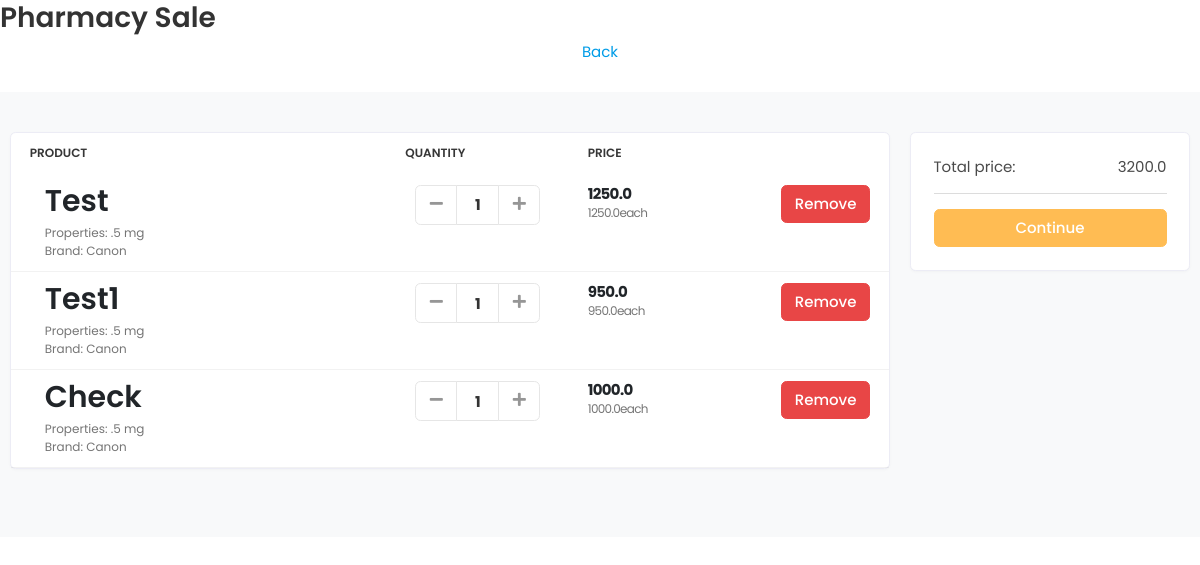
Page /app/cart/diya/ (signed in) on the committed database.
### doctor/models.py (models this page shows, shortened)
class CartItem(models.Model):
    customer = models.ForeignKey(Customer, on_delete=models.CASCADE, blank=True, null=True)
    product = models.ForeignKey(Stock, on_delete=models.CASCADE, blank=True, null=True)
    quantity = models.IntegerField(default=0, blank=True, null=True)
    is_active = models.BooleanField(default=True)
    def sub_total(self):
        return self.product.price * self.quantity

class Stock(models.Model):
    item_name = models.CharField(max_length=200, unique=True, blank=True, null=True,)
    slug = models.SlugField(max_length=200, blank=True, null=True, unique=True)
    description = models.CharField(max_length=500, blank=True)
    category = models.ForeignKey(Category, blank=True, null=True, on_delete=models.CASCADE)
    price = models.FloatField(blank=True, null=True, validators=[MinValueValidator(0.0)])
    stock = models.PositiveIntegerField(default=0)
    is_available = models.BooleanField(default=True)
    created = models.DateTimeField(auto_now_add=True, auto_now=False)
    last_updated = models.DateTimeField(auto_now_add=False, auto_now=True)

### doctor/views.py (the view)
# urls.py: path("cart/<slug:slug>/", views.cart, name="cart"),
@login_required
def cart(request, slug, total=0, quantity=0, cart_item=None):
    customer = Customer.objects.get(slug=slug)
    products = customer.products.all()
    for product in products:
        cart_items = CartItem.objects.get(customer=customer, product=product, is_active=True)
        cart_id = cart_items.id
        try:
            cart_item = CartItem.objects.get(id=cart_id)
            total += (cart_item.product.price * cart_item.quantity)
            quantity += cart_item.quantity
        except CartItem.DoesNotExist:
                total = quantity = cart_items = None
    entire_cart = CartItem.objects.filter(customer=customer)
    context = {
        'total': total,
        'quantity': quantity,
        'entire_cart': entire_cart,
        'products': products,
        'customer': customer,
    }
    return render(request , "pharmaceuticals/cart.html", context)

### templates/pharmaceuticals/cart.html
{% extends 'pharmaceuticals/base.html' %}
{% block content %}
<div class="page-header">
    <div class="row align-items-center">
    <div class="col">
    <h3 class="page-title">Pharmacy Sale</h3>
    <div class="text-center dont-have"><a href="{% url 'Pharmacyindex' %}">Back</a></div>
    </div>
    </div>
    </div>
<section class="section-content padding-y bg">
    <div class="container">
    {% if not entire_cart %}
        <h2 class="text-center">Cart is empyt</h2><br>
        <div class="text-center">
            <a href="{% url 'stock_sale' %}" class="btn btn-primary">Contine Purchase</a>
        </div>
    {% else %}
    <div class="row">
        <aside class="col-lg-9">
    <div class="card">
    <table class="table table-borderless table-shopping-cart">
    <thead class="text-muted">
    <tr class="small text-uppercase">
      <th scope="col">Product</th>
      <th scope="col" width="120">Quantity</th>
      <th scope="col" width="120">Price</th>
      <th scope="col" class="text-right" width="200"> </th>
    </tr>
    </thead>
    <tbody>
    {% for items in entire_cart %}
    <tr>
        <td>
            <figure class="itemside align-items-center">
                <figcaption class="info">
                    <a href="#" class="title text-dark">{{ items.product.item_name }}</a>
                    <p class="text-muted small">Properties: .5 mg <br> Brand: Canon</p>
                </figcaption>
            </figure>
        </td>
        <td>
                        <div class="col">
                            <div class="input-group input-spinner">
                                <div class="input-group-prepend">
                                    <a href="{% url 'remove_cart' items.customer.slug items.product.id %}" class="btn btn-light" type="button" id="button-plus"> <i class="fa fa-minus"></i> </a>
                                </div>
                                <input type="text" class="form-control"  value="{{ items.quantity }}">
                                <div class="input-group-append">
                                <a href="{% url 'cart_quantity' items.customer.slug items.product.id %}" class="btn btn-light" type="button" id="button-minus"> <i class="fa fa-plus"></i> </a>
                                </div>
                            </div>
                        </div>
        </td>
        <td>
            <div class="price-wrap">
                <var class="price">{{ items.sub_total }}</var>
                <small class="text-muted"> {{ items.product.price }}each </small>
            </div>
        </td>
        <td class="text-right">
        <a href="{% url 'delete_cart' items.customer.slug items.product.id %}" class="btn btn-danger"> Remove</a>
        </td>
    </tr>
    {% endfor %}
    </tbody>
    </table>
    </div>
        </aside>
        <aside class="col-lg-3">
            <div class="card">
            <div class="card-body">
                <dl class="dlist-align">
                  <dt>Total price:</dt>
                  <dd class="text-right">{{ total }}</dd>
                </dl>
                <hr>
                <a href="{% url 'checkout' customer.slug %}" class="btn btn-primary btn-block"> Continue </a>
            </div>
            </div>
    </aside>
    </div>
    {% endif %}
    </div>
    </section>
{% endblock %}

### templates/pharmaceuticals/base.html (shortened to what this page needs)
{% load compress static %}
<!DOCTYPE html>
<html lang="en">
<head>
<link rel="stylesheet" href="https://cdnjs.cloudflare.com/ajax/libs/font-awesome/6.2.1/css/all.min.css" />
<link href="https://cdn.jsdelivr.net/npm/select2@4.1.0-rc.0/dist/css/select2.min.css" rel="stylesheet" />
<link rel="stylesheet" href="https://cdn.jsdelivr.net/npm/bulma@0.9.4/css/bulma.min.css">
{% compress css %}
    <link rel="stylesheet" href="{% static 'prescol/plugins/bootstrap/css/bootstrap.min.css' %}">
    <link href="{% static 'cart/css/bootstrap.css' %}" rel="stylesheet" type="text/css"/>
    <link href="{% static 'cart/css/ui.css' %}" rel="stylesheet" type="text/css"/>
    <link href="{% static 'cart/css/responsive.css' %}" rel="stylesheet" media="only screen and (max-width: 1200px)" />
    <link rel="stylesheet" href="{% static 'prescol/plugins/fontawesome/css/fontawesome.min.css' %}">
    <link rel="stylesheet" href="{% static 'prescol/plugins/fontawesome/css/all.min.css' %}">
    <link rel="stylesheet" href="{% static 'prescol/css/style.css' %}">
{% endcompress %}
</head>
<body>
{% block content %}
{% endblock %}
</body>
</html>

### static/cart/css/ui.css (style rules this page uses)
html { font-family: "Inter", sans-serif; font-size: 15px; }
.price-wrap { letter-spacing: -0.7px; }
.padding-y { padding-top: 40px; padding-bottom: 40px; }
var { font-style: normal; }
figure { margin-bottom: 0; }
.bg { background-color: #f8f9fa; }
p:last-child { margin-bottom: 0; }
.btn-light { background-color: #fff; border-color: #e4e4e4; }
.btn-light i { color: #969696; }
.itemside { position: relative; display: flex; width: 100%; }
.itemside .info { padding-left: 15px; padding-right: 7px; }
.itemside p { margin-bottom: 0; }
.itemside .title { display: block; margin-bottom: 5px; color: #212529; }
[class*=dlist-] { margin-bottom: 5px; }
[class*=dlist-] dd { margin-bottom: 0; }
.dlist-align { display: flex; }
.dlist-align dt { width: 150px; word-wrap: break-word; font-weight: normal; }
.dlist-align dd { flex-grow: 1; }
.price { font-weight: 600; color: #212529; }
.input-spinner { width: 125px; flex-wrap: nowrap; display: inline-flex; vertical-align: middle; }
.input-spinner input.form-control { text-align: center; max-width: 46px; font-weight: bold; flex-basis: 46px; border-color: #e4e4e4; flex-grow: 0; }
.input-spinner .btn { width: 42px; text-align: center; padding-left: 0.5rem; padding-right: 0.5rem; }
.table-shopping-cart.table td, .table-shopping-cart.table th { padding-left: 1.25rem; padding-right: 1.25rem; }
.table-shopping-cart .price-wrap { line-height: 1.2; }
.table-shopping-cart .price { font-weight: bold; margin-right: 5px; display: block; }

### static/prescol/css/style.css (style rules this page uses)
html { height: 100%; }
body { background-color: #fff; color: #333; font-family: 'Poppins', sans-serif; font-size: 1rem; height: 100%; line-height: 1.5; overflow-x: hidden; }
h1, h2, h3, h4, h5, h6 { font-family: 'Poppins', sans-serif; margin-top: 0; }
.form-control { border: 1px solid #ddd; box-shadow: none; color: #333; font-size: 15px; height: 40px; }
a { color: #009ce7; }
input, button, a { transition: all 0.4s ease; -moz-transition: all 0.4s ease; -o-transition: all 0.4s ease; -ms-transition: all 0.4s ease; -webkit-transition: all 0.4s ease; }
input, input:focus, button, button:focus { outline: none; }
input[type=text], input[type=password] { -webkit-appearance: none; -moz-appearance: none; appearance: none; }
.input-group .form-control { height: 40px; }
.table { color: #333; max-width: 100%; margin-bottom: 0; width: 100%; }
.table thead tr th { font-weight: 600; }
.table tbody tr { border-bottom: 1px solid rgba(0, 0, 0, 0.05); }
.text-muted { color: #757575 !important; }
.btn-primary { background-color: #FFBC53; border: 1px solid #FFBC53; }
.btn-danger { background-color: #e84646; border: 1px solid #e84646; }
.card { border: 1px solid #ececf5; box-shadow: 0 1px 3px 0 rgba(0, 0, 0, 0.03); margin-bottom: 1.875rem; }
.card-body { padding: 1.5rem; }
.btn-light { border-color: #e6e6e6; color: #a6a6a6; }
.page-header { margin-bottom: 1.875rem; }
.page-title { font-size: 28px; font-weight: 600; color: #333; margin-bottom: 5px; }

### rows in the picture
CartItem: product.item_name "Test", quantity "1", sub_total "1250.0", product.price "1250.0"
CartItem: product.item_name "Test1", quantity "1", sub_total "950.0", product.price "950.0"
CartItem: product.item_name "Check", quantity "1", sub_total "1000.0", product.price "1000.0"

### other values in the picture
{{ total }} "3200.0"
